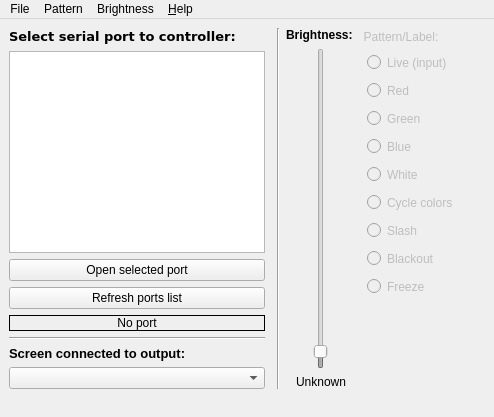
<?xml version="1.0" encoding="UTF-8"?>
<ui version="4.0">
 <author>Dieter Vansteenwegen</author>
 <class>MainWindow</class>
 <widget class="QMainWindow" name="MainWindow">
  <property name="geometry">
   <rect>
    <x>0</x>
    <y>0</y>
    <width>494</width>
    <height>417</height>
   </rect>
  </property>
  <property name="cursor">
   <cursorShape>ArrowCursor</cursorShape>
  </property>
  <property name="windowTitle">
   <string notr="true">Novastar MCTRL300 basic controller</string>
  </property>
  <widget class="QWidget" name="centralwidget">
   <layout class="QHBoxLayout" name="horizontalLayout">
    <item>
     <layout class="QVBoxLayout" name="v_layout_port">
      <property name="sizeConstraint">
       <enum>QLayout::SetDefaultConstraint</enum>
      </property>
      <item>
       <widget class="QLabel" name="label_2">
        <property name="font">
         <font>
          <family>DejaVu Sans</family>
          <pointsize>10</pointsize>
          <weight>75</weight>
          <bold>true</bold>
         </font>
        </property>
        <property name="text">
         <string notr="true">Select serial port to controller:</string>
        </property>
       </widget>
      </item>
      <item>
       <widget class="QListWidget" name="lst_serial_ports"/>
      </item>
      <item>
       <widget class="QPushButton" name="btn_serial_open">
        <property name="text">
         <string notr="true">Open selected port</string>
        </property>
        <property name="checkable">
         <bool>true</bool>
        </property>
       </widget>
      </item>
      <item>
       <widget class="QPushButton" name="btn_serial_refresh">
        <property name="text">
         <string>Refresh ports list</string>
        </property>
       </widget>
      </item>
      <item>
       <widget class="QLabel" name="lbl_serial_status">
        <property name="frameShape">
         <enum>QFrame::Box</enum>
        </property>
        <property name="text">
         <string notr="true">No port</string>
        </property>
        <property name="textFormat">
         <enum>Qt::PlainText</enum>
        </property>
        <property name="alignment">
         <set>Qt::AlignCenter</set>
        </property>
       </widget>
      </item>
      <item>
       <widget class="Line" name="line_3">
        <property name="orientation">
         <enum>Qt::Horizontal</enum>
        </property>
       </widget>
      </item>
      <item>
       <widget class="QLabel" name="label_7">
        <property name="font">
         <font>
          <pointsize>10</pointsize>
          <weight>75</weight>
          <bold>true</bold>
         </font>
        </property>
        <property name="text">
         <string notr="true">Screen connected to output:</string>
        </property>
       </widget>
      </item>
      <item>
       <widget class="QComboBox" name="cmb_output">
        <property name="minimumSize">
         <size>
          <width>0</width>
          <height>20</height>
         </size>
        </property>
        <property name="toolTip">
         <string>Select which controller output is connected to the screen</string>
        </property>
        <property name="toolTipDuration">
         <number>5</number>
        </property>
        <property name="editable">
         <bool>false</bool>
        </property>
        <property name="currentText">
         <string/>
        </property>
        <property name="currentIndex">
         <number>-1</number>
        </property>
        <property name="maxVisibleItems">
         <number>2</number>
        </property>
       </widget>
      </item>
     </layout>
    </item>
    <item>
     <widget class="Line" name="line">
      <property name="orientation">
       <enum>Qt::Horizontal</enum>
      </property>
     </widget>
    </item>
    <item>
     <widget class="Line" name="line_2">
      <property name="orientation">
       <enum>Qt::Vertical</enum>
      </property>
     </widget>
    </item>
    <item>
     <layout class="QHBoxLayout" name="h_layout_settings">
      <item>
       <layout class="QHBoxLayout" name="HLayoutSettings_dummy">
        <item>
         <layout class="QVBoxLayout" name="verticalLayout_3">
          <item>
           <widget class="QLabel" name="lbl_brightness">
            <property name="maximumSize">
             <size>
              <width>16777215</width>
              <height>20</height>
             </size>
            </property>
            <property name="baseSize">
             <size>
              <width>0</width>
              <height>20</height>
             </size>
            </property>
            <property name="font">
             <font>
              <weight>75</weight>
              <bold>true</bold>
             </font>
            </property>
            <property name="text">
             <string notr="true">Brightness:</string>
            </property>
           </widget>
          </item>
          <item>
           <widget class="QSlider" name="sldr_brightness">
            <property name="enabled">
             <bool>false</bool>
            </property>
            <property name="minimumSize">
             <size>
              <width>70</width>
              <height>0</height>
             </size>
            </property>
            <property name="cursor">
             <cursorShape>ClosedHandCursor</cursorShape>
            </property>
            <property name="autoFillBackground">
             <bool>false</bool>
            </property>
            <property name="maximum">
             <number>255</number>
            </property>
            <property name="value">
             <number>8</number>
            </property>
            <property name="sliderPosition">
             <number>8</number>
            </property>
            <property name="orientation">
             <enum>Qt::Vertical</enum>
            </property>
            <property name="invertedAppearance">
             <bool>false</bool>
            </property>
            <property name="tickPosition">
             <enum>QSlider::NoTicks</enum>
            </property>
            <property name="tickInterval">
             <number>10</number>
            </property>
           </widget>
          </item>
          <item>
           <widget class="QLabel" name="lbl_brightness_value">
            <property name="maximumSize">
             <size>
              <width>16777215</width>
              <height>20</height>
             </size>
            </property>
            <property name="baseSize">
             <size>
              <width>0</width>
              <height>20</height>
             </size>
            </property>
            <property name="text">
             <string notr="true">Unknown</string>
            </property>
            <property name="alignment">
             <set>Qt::AlignCenter</set>
            </property>
           </widget>
          </item>
         </layout>
        </item>
        <item>
         <widget class="QGroupBox" name="grp_patterns">
          <property name="enabled">
           <bool>false</bool>
          </property>
          <property name="sizePolicy">
           <sizepolicy hsizetype="Expanding" vsizetype="Preferred">
            <horstretch>0</horstretch>
            <verstretch>0</verstretch>
           </sizepolicy>
          </property>
          <property name="font">
           <font>
            <weight>50</weight>
            <bold>false</bold>
           </font>
          </property>
          <property name="styleSheet">
           <string notr="true">border: none</string>
          </property>
          <property name="title">
           <string>Pattern/Label:</string>
          </property>
          <property name="alignment">
           <set>Qt::AlignLeading|Qt::AlignLeft|Qt::AlignVCenter</set>
          </property>
          <property name="flat">
           <bool>true</bool>
          </property>
          <widget class="QWidget" name="layoutWidget">
           <property name="geometry">
            <rect>
             <x>0</x>
             <y>20</y>
             <width>112</width>
             <height>260</height>
            </rect>
           </property>
           <layout class="QVBoxLayout" name="verticalLayout">
            <property name="leftMargin">
             <number>5</number>
            </property>
            <item>
             <widget class="QRadioButton" name="btn_normal">
              <property name="text">
               <string notr="true">Live (input)</string>
              </property>
             </widget>
            </item>
            <item>
             <widget class="QRadioButton" name="btn_red">
              <property name="text">
               <string notr="true">Red</string>
              </property>
             </widget>
            </item>
            <item>
             <widget class="QRadioButton" name="btn_green">
              <property name="text">
               <string notr="true">Green</string>
              </property>
             </widget>
            </item>
            <item>
             <widget class="QRadioButton" name="btn_blue">
              <property name="text">
               <string notr="true">Blue</string>
              </property>
             </widget>
            </item>
            <item>
             <widget class="QRadioButton" name="btn_white">
              <property name="text">
               <string notr="true">White</string>
              </property>
             </widget>
            </item>
            <item>
             <widget class="QRadioButton" name="btn_cycle_colors">
              <property name="text">
               <string notr="true">Cycle colors</string>
              </property>
             </widget>
            </item>
            <item>
             <widget class="QRadioButton" name="btn_slash">
              <property name="text">
               <string notr="true">Slash</string>
              </property>
             </widget>
            </item>
            <item>
             <widget class="QRadioButton" name="btn_blackout">
              <property name="enabled">
               <bool>false</bool>
              </property>
              <property name="text">
               <string notr="true">Blackout</string>
              </property>
             </widget>
            </item>
            <item>
             <widget class="QRadioButton" name="btn_freeze">
              <property name="enabled">
               <bool>false</bool>
              </property>
              <property name="text">
               <string notr="true">Freeze</string>
              </property>
             </widget>
            </item>
           </layout>
          </widget>
         </widget>
        </item>
       </layout>
      </item>
     </layout>
    </item>
   </layout>
  </widget>
  <widget class="QMenuBar" name="menubar">
   <property name="geometry">
    <rect>
     <x>0</x>
     <y>0</y>
     <width>494</width>
     <height>20</height>
    </rect>
   </property>
   <widget class="QMenu" name="menu_help">
    <property name="title">
     <string>&amp;Help</string>
    </property>
    <addaction name="menu_show_logs"/>
    <addaction name="menu_about"/>
   </widget>
   <widget class="QMenu" name="menuBrightness">
    <property name="enabled">
     <bool>true</bool>
    </property>
    <property name="title">
     <string>Brightness</string>
    </property>
    <addaction name="brightness_1_pct"/>
    <addaction name="brightness_5_pct"/>
    <addaction name="brightness_50_pct"/>
    <addaction name="brightness_100_pct"/>
    <addaction name="separator"/>
    <addaction name="brightness_up"/>
    <addaction name="brightness_down"/>
   </widget>
   <widget class="QMenu" name="menuPattern">
    <property name="enabled">
     <bool>true</bool>
    </property>
    <property name="title">
     <string>Pattern</string>
    </property>
    <addaction name="pattern_live"/>
    <addaction name="pattern_red"/>
    <addaction name="pattern_green"/>
    <addaction name="pattern_blue"/>
    <addaction name="pattern_white"/>
    <addaction name="pattern_cycle_colors"/>
    <addaction name="pattern_slash"/>
    <addaction name="pattern_black"/>
    <addaction name="pattern_freeze"/>
    <addaction name="separator"/>
    <addaction name="pattern_next"/>
    <addaction name="pattern_previous"/>
   </widget>
   <widget class="QMenu" name="menuFile">
    <property name="title">
     <string>File</string>
    </property>
    <addaction name="action_Exit"/>
   </widget>
   <addaction name="menuFile"/>
   <addaction name="menuPattern"/>
   <addaction name="menuBrightness"/>
   <addaction name="menu_help"/>
  </widget>
  <widget class="QStatusBar" name="statusbar">
   <property name="sizeGripEnabled">
    <bool>false</bool>
   </property>
  </widget>
  <action name="menu_show_logs">
   <property name="text">
    <string>Show &amp;logs</string>
   </property>
   <property name="shortcut">
    <string notr="true">Ctrl+Shift+L</string>
   </property>
  </action>
  <action name="menu_about">
   <property name="text">
    <string>&amp;About</string>
   </property>
   <property name="shortcut">
    <string notr="true">Ctrl+Shift+A</string>
   </property>
  </action>
  <action name="brightness_1_pct">
   <property name="text">
    <string>1%</string>
   </property>
   <property name="shortcut">
    <string>1</string>
   </property>
  </action>
  <action name="brightness_5_pct">
   <property name="text">
    <string>5%</string>
   </property>
   <property name="shortcut">
    <string>2</string>
   </property>
  </action>
  <action name="brightness_50_pct">
   <property name="text">
    <string>50%</string>
   </property>
   <property name="shortcut">
    <string>5</string>
   </property>
  </action>
  <action name="brightness_100_pct">
   <property name="text">
    <string>100%</string>
   </property>
   <property name="shortcut">
    <string>0</string>
   </property>
  </action>
  <action name="pattern_live">
   <property name="text">
    <string>Live</string>
   </property>
   <property name="shortcut">
    <string>N</string>
   </property>
  </action>
  <action name="pattern_red">
   <property name="text">
    <string>Red</string>
   </property>
   <property name="shortcut">
    <string>R</string>
   </property>
  </action>
  <action name="pattern_green">
   <property name="text">
    <string>Green</string>
   </property>
   <property name="shortcut">
    <string>G</string>
   </property>
  </action>
  <action name="pattern_blue">
   <property name="text">
    <string>Blue</string>
   </property>
   <property name="shortcut">
    <string>B</string>
   </property>
  </action>
  <action name="pattern_white">
   <property name="text">
    <string>White</string>
   </property>
   <property name="shortcut">
    <string>W</string>
   </property>
  </action>
  <action name="pattern_cycle_colors">
   <property name="text">
    <string>Cycle colors</string>
   </property>
   <property name="shortcut">
    <string>C</string>
   </property>
  </action>
  <action name="pattern_slash">
   <property name="text">
    <string>Slash</string>
   </property>
   <property name="shortcut">
    <string>S</string>
   </property>
  </action>
  <action name="pattern_black">
   <property name="enabled">
    <bool>false</bool>
   </property>
   <property name="text">
    <string>Blackout</string>
   </property>
  </action>
  <action name="pattern_freeze">
   <property name="enabled">
    <bool>false</bool>
   </property>
   <property name="text">
    <string>Freeze</string>
   </property>
  </action>
  <action name="brightness_up">
   <property name="text">
    <string>Brightness up</string>
   </property>
   <property name="shortcut">
    <string>Up</string>
   </property>
  </action>
  <action name="brightness_down">
   <property name="text">
    <string>Brightness down</string>
   </property>
   <property name="shortcut">
    <string>Down</string>
   </property>
  </action>
  <action name="pattern_next">
   <property name="text">
    <string>Next pattern</string>
   </property>
   <property name="shortcut">
    <string>Right</string>
   </property>
  </action>
  <action name="pattern_previous">
   <property name="text">
    <string>Previous pattern</string>
   </property>
   <property name="shortcut">
    <string>Left</string>
   </property>
  </action>
  <action name="action_Exit">
   <property name="text">
    <string>&amp;Exit</string>
   </property>
  </action>
 </widget>
 <tabstops>
  <tabstop>lst_serial_ports</tabstop>
  <tabstop>btn_serial_open</tabstop>
  <tabstop>cmb_output</tabstop>
  <tabstop>btn_serial_refresh</tabstop>
 </tabstops>
 <resources/>
 <connections/>
</ui>
